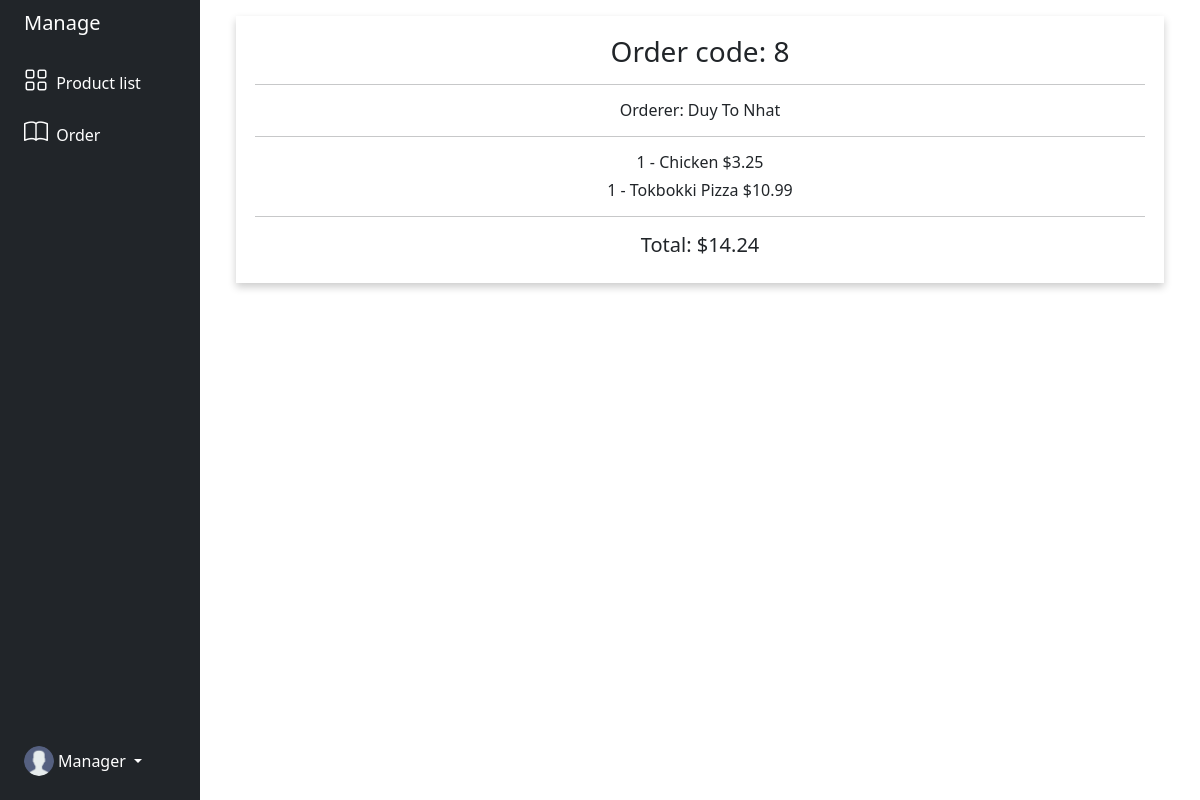
/manage/order/8, run on the app's committed database.
### pos_app/models.py (models this page shows, shortened)
class Order(models.Model):
    products = models.ManyToManyField(OrderProduct)
    ip_address = models.CharField(max_length=50)
    ordered = models.BooleanField(default=False)
    paid = models.BooleanField(default=False)
    added_date = models.DateTimeField(default=timezone.now)
    name = models.CharField(max_length=80)
    def get_total_price(self):
        sum = 0
        for ordered_product in self.products.all():
            sum += ordered_product.get_total_price();
        return round(sum, 2)

class OrderProduct(models.Model):
    product = models.ForeignKey(Product, on_delete=models.PROTECT)
    quantity = models.IntegerField(default=1)
    ordered = models.BooleanField(default=False)
    ip_address = models.CharField(max_length=50)
    def __str__(self):
        return str(self.quantity) + " - " + self.product.name
    def get_total_price(self):
        return round(self.product.price * self.quantity, 2)

class Product(models.Model):
    name = models.CharField(max_length=100, verbose_name=('Product name'))
    description = models.TextField(blank=True, verbose_name=('Description'))
    price = models.FloatField(verbose_name=('Price'))
    image = models.ImageField(upload_to='images/%Y/', verbose_name="Image")
    deleted = models.BooleanField(default=False)

### pos_app/views.py (the view)
# urls.py: path('manage/order/<int:pk>', views.order_detail_view, name='order_detail'),
def order_detail_view(request, pk):
    order = get_object_or_404(Order, pk=pk)
    ordered_product_list = order.products.all()
    return render(request, "manage/order_detail.html", context={'order': order, 'ordered_product_list': ordered_product_list})

### templates/manage/order_detail.html (shortened to what this page needs)
{% extends 'manage/base.html' %}
{% block body_block %}
<div class="container">
    <div class="container-order">
        <div>
            <h3>Order code: {{order.pk}}</h3>
            <hr>
        </div>
        <div>
            <h6>Orderer: {{order.name}} </h6>
            <hr>
        </div>
        <div>
            {% for ordered_product in ordered_product_list %}
            <h6>{{ordered_product}} ${{ordered_product.get_total_price}}</h6>
            {% endfor %}
            <hr>
            <h5>Total: ${{order.get_total_price}}</h5>
        </div>
    </div>
</div>
{% endblock %}

### static/custom_css/manage_style.css (style rules this page uses)
body { font-family: "Segoe UI", Tahoma, Geneva, Verdana, sans-serif; }
.container-order { box-shadow: 0 4px 8px 0 rgba(0, 0, 0, 0.2); background: white; width: 100%; margin: auto; text-align: center; padding: 2%; }

### data on the page
Order: pk "8", name "Duy To Nhat", get_total_price "14.24"
OrderProduct: quantity+product "1 - Chicken", get_total_price "3.25"
OrderProduct: quantity+product "1 - Tokbokki Pizza", get_total_price "10.99"
